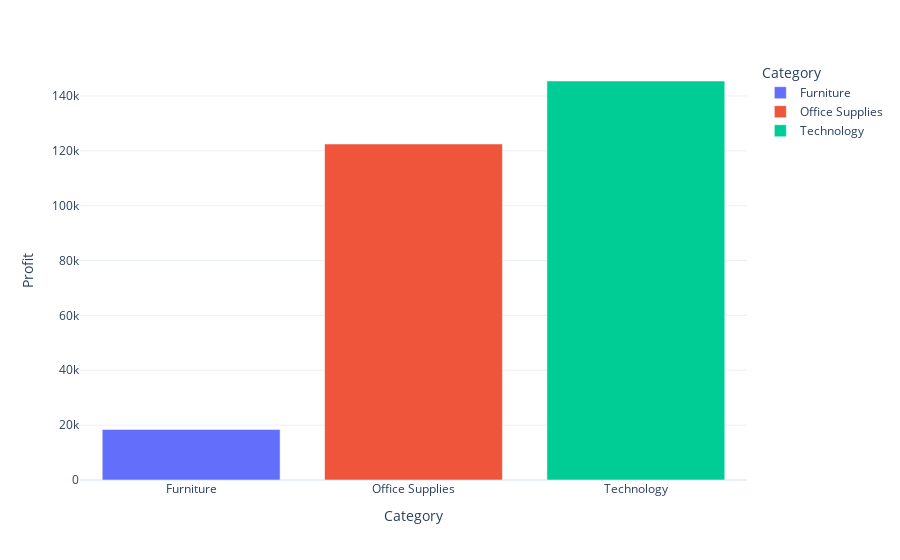

This figure's notebook cell:
### Code cell
fig=px.bar(Category_profit,x='Category',y='Profit',color='Category')
fig.show()

### Figure 1 — Plotly figure (JSON) as saved in the notebook; plotly's stock layout.template omitted (floating-point values rounded to 4 significant figures)
{"data": [{"alignmentgroup": "True", "hovertemplate": "Category=%{x}<br>Profit=%{y}<extra></extra>", "legendgroup": "Furniture", "marker": {"color": "#636efa", "pattern": {"shape": ""}}, "name": "Furniture", "offsetgroup": "Furniture", "orientation": "v", "showlegend": true, "textposition": "auto", "type": "bar", "x": ["Furniture"], "xaxis": "x", "y": [18450.0], "yaxis": "y"}, {"alignmentgroup": "True", "hovertemplate": "Category=%{x}<br>Profit=%{y}<extra></extra>", "legendgroup": "Office Supplies", "marker": {"color": "#EF553B", "pattern": {"shape": ""}}, "name": "Office Supplies", "offsetgroup": "Office Supplies", "orientation": "v", "showlegend": true, "textposition": "auto", "type": "bar", "x": ["Office Supplies"], "xaxis": "x", "y": [122500.0], "yaxis": "y"}, {"alignmentgroup": "True", "hovertemplate": "Category=%{x}<br>Profit=%{y}<extra></extra>", "legendgroup": "Technology", "marker": {"color": "#00cc96", "pattern": {"shape": ""}}, "name": "Technology", "offsetgroup": "Technology", "orientation": "v", "showlegend": true, "textposition": "auto", "type": "bar", "x": ["Technology"], "xaxis": "x", "y": [145500.0], "yaxis": "y"}], "layout": {"barmode": "relative", "legend": {"title": {"text": "Category"}, "tracegroupgap": 0}, "margin": {"t": 60}, "xaxis": {"anchor": "y", "categoryarray": ["Furniture", "Office Supplies", "Technology"], "categoryorder": "array", "domain": [0, 1], "title": {"text": "Category"}}, "yaxis": {"anchor": "x", "domain": [0, 1], "title": {"text": "Profit"}}}}
